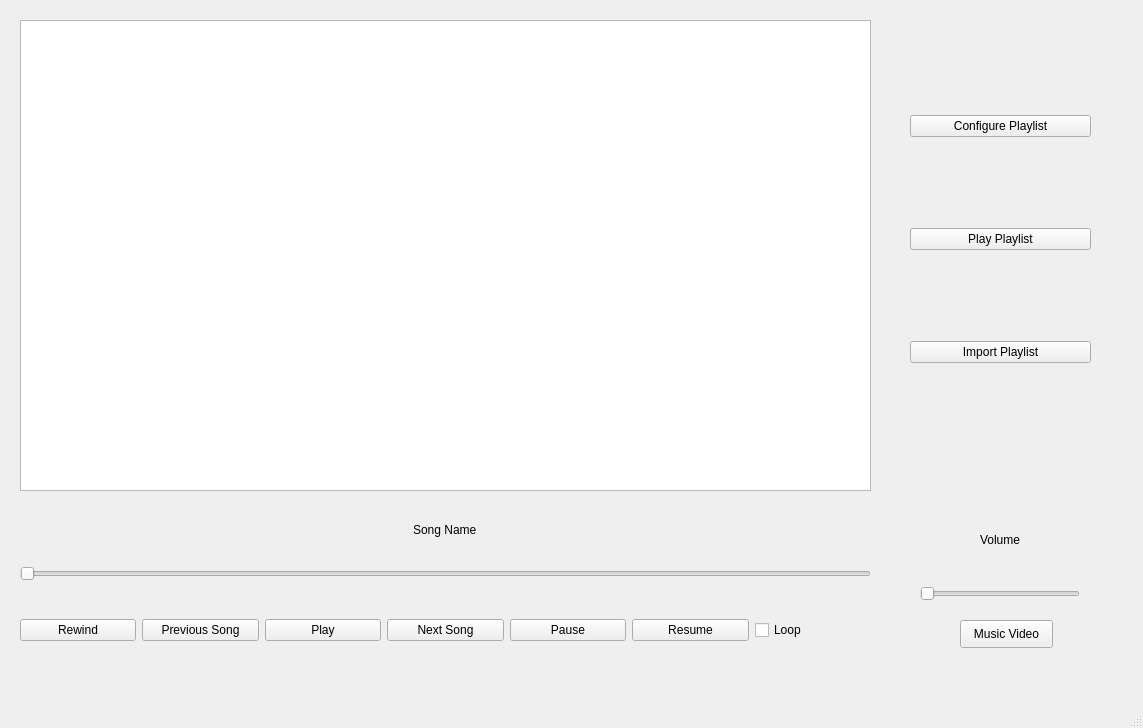
<?xml version="1.0" encoding="UTF-8"?>
<ui version="4.0">
 <class>MainWindow</class>
 <widget class="QMainWindow" name="MainWindow">
  <property name="geometry">
   <rect>
    <x>0</x>
    <y>0</y>
    <width>1143</width>
    <height>728</height>
   </rect>
  </property>
  <property name="windowTitle">
   <string>MainWindow</string>
  </property>
  <widget class="QWidget" name="centralwidget">
   <widget class="QTableWidget" name="tableOfSongs">
    <property name="geometry">
     <rect>
      <x>20</x>
      <y>20</y>
      <width>851</width>
      <height>471</height>
     </rect>
    </property>
   </widget>
   <widget class="QWidget" name="verticalLayoutWidget">
    <property name="geometry">
     <rect>
      <x>910</x>
      <y>30</y>
      <width>181</width>
      <height>421</height>
     </rect>
    </property>
    <layout class="QVBoxLayout" name="verticalLayout">
     <item>
      <widget class="QPushButton" name="editPlaylist">
       <property name="text">
        <string>Configure Playlist</string>
       </property>
      </widget>
     </item>
     <item>
      <widget class="QPushButton" name="playPlaylist">
       <property name="text">
        <string>Play Playlist</string>
       </property>
      </widget>
     </item>
     <item>
      <widget class="QPushButton" name="importPlaylist">
       <property name="text">
        <string>Import Playlist</string>
       </property>
      </widget>
     </item>
    </layout>
   </widget>
   <widget class="QWidget" name="horizontalLayoutWidget">
    <property name="geometry">
     <rect>
      <x>20</x>
      <y>590</y>
      <width>851</width>
      <height>80</height>
     </rect>
    </property>
    <layout class="QHBoxLayout" name="horizontalLayout">
     <item>
      <widget class="QPushButton" name="rewindButton">
       <property name="text">
        <string>Rewind</string>
       </property>
      </widget>
     </item>
     <item>
      <widget class="QPushButton" name="previousButton">
       <property name="text">
        <string>Previous Song</string>
       </property>
      </widget>
     </item>
     <item>
      <widget class="QPushButton" name="playButton">
       <property name="text">
        <string>Play</string>
       </property>
      </widget>
     </item>
     <item>
      <widget class="QPushButton" name="nextButton">
       <property name="text">
        <string>Next Song</string>
       </property>
      </widget>
     </item>
     <item>
      <widget class="QPushButton" name="pauseButton">
       <property name="text">
        <string>Pause</string>
       </property>
      </widget>
     </item>
     <item>
      <widget class="QPushButton" name="resumeButton">
       <property name="text">
        <string>Resume</string>
       </property>
      </widget>
     </item>
     <item>
      <widget class="QCheckBox" name="loopCheck">
       <property name="text">
        <string>Loop</string>
       </property>
      </widget>
     </item>
    </layout>
   </widget>
   <widget class="QWidget" name="verticalLayoutWidget_2">
    <property name="geometry">
     <rect>
      <x>920</x>
      <y>500</y>
      <width>160</width>
      <height>101</height>
     </rect>
    </property>
    <layout class="QVBoxLayout" name="verticalLayout_2">
     <item alignment="Qt::AlignHCenter|Qt::AlignVCenter">
      <widget class="QLabel" name="label">
       <property name="text">
        <string>Volume</string>
       </property>
      </widget>
     </item>
     <item>
      <widget class="QSlider" name="volume">
       <property name="orientation">
        <enum>Qt::Horizontal</enum>
       </property>
      </widget>
     </item>
    </layout>
   </widget>
   <widget class="QWidget" name="verticalLayoutWidget_3">
    <property name="geometry">
     <rect>
      <x>20</x>
      <y>500</y>
      <width>851</width>
      <height>81</height>
     </rect>
    </property>
    <layout class="QVBoxLayout" name="verticalLayout_3">
     <item alignment="Qt::AlignHCenter">
      <widget class="QLabel" name="label_2">
       <property name="text">
        <string>Song Name</string>
       </property>
      </widget>
     </item>
     <item>
      <widget class="QSlider" name="songStamp">
       <property name="orientation">
        <enum>Qt::Horizontal</enum>
       </property>
      </widget>
     </item>
    </layout>
   </widget>
   <widget class="QPushButton" name="videoButton">
    <property name="geometry">
     <rect>
      <x>960</x>
      <y>620</y>
      <width>93</width>
      <height>28</height>
     </rect>
    </property>
    <property name="text">
     <string>Music Video</string>
    </property>
   </widget>
  </widget>
  <widget class="QMenuBar" name="menubar">
   <property name="geometry">
    <rect>
     <x>0</x>
     <y>0</y>
     <width>1143</width>
     <height>26</height>
    </rect>
   </property>
  </widget>
  <widget class="QStatusBar" name="statusbar"/>
 </widget>
 <resources/>
 <connections/>
</ui>
